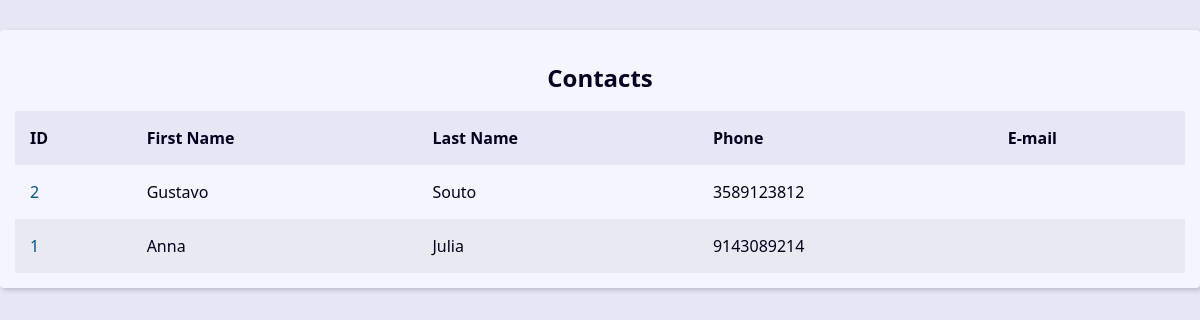
/, run on an earlier commit of the app's database.
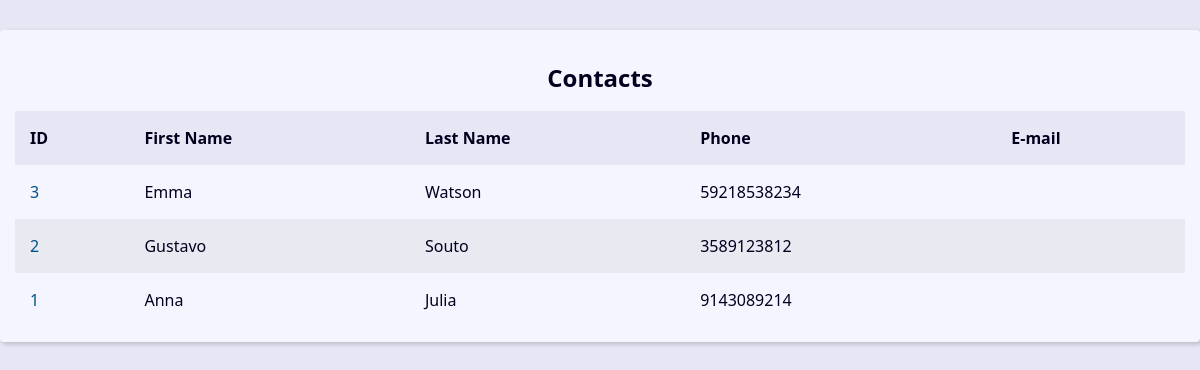
And on a later commit of the database.
### contact/models.py (models this page shows, shortened)
class Contact(models.Model):
    first_name = models.CharField(max_length=50)
    last_name = models.CharField(max_length=50)
    phone = models.CharField(max_length=50)
    email = models.EmailField(max_length=254, blank=True)
    created_date = models.DateTimeField(default=timezone.now)
    description = models.TextField(blank=True)
    show = models.BooleanField(default=True)
    picture = models.ImageField(blank=True, upload_to='pictures/%Y/%m/')
    category = models.ForeignKey(
        Category,
        on_delete=models.SET_NULL,
        blank=True, null=True
        )
    owner = models.ForeignKey(
        User,
        on_delete=models.SET_NULL,
        blank=True, null=True
        )

### contact/views/contact_views.py (the view)
# urls.py: path('', views.index, name='index'),
def index(request):
    contacts = Contact.objects \
         .filter(show=True) \
        .order_by('-id') [0:10]
    context = {
        'contacts' : contacts,
    }
    return render(
        request,
        'contact/index.html',
        context
    )

### contact/templates/contact/index.html (shortened to what this page needs)
{% extends "global/base.html" %}
{% block content %}
    <div class="responsive-table">
        <table class="contacts-table">
            <caption class="table-caption">
                Contacts
            </caption>
            <thead>
                <tr class="table-row table-row-header">
                    <th class="table-header">ID</th>
                    <th class="table-header">First Name</th>
                    <th class="table-header">Last Name</th>
                    <th class="table-header">Phone</th>
                    <th class="table-header">E-mail</th>
                </tr>
            </thead>
            <tbody>
                {% for contact in contacts %}
                    <tr class="table-row">
                        <td class="table-cel">
                            <a
                                href="{% url 'contact:contact' contact.id %}"
                                class="table-link"
                            >
                                {{ contact.id }}
                            </a>
                        </td>
                        <td class="table-cel">
                            {{ contact.first_name }}
                        </td>
                        <td class="table-cel">
                            {{ contact.last_name }}
                        </td>
                        <td class="table-cel">
                            {{ contact.phone }}
                        </td>
                        <td class="table-cel">
                        </td>
                    </tr>
                {% endfor %}
            </tbody>
        </table>
    </div>
{% endblock content %}

What changed in the data, as far as the page shows it:
added Contact: id "3", first_name "Emma", last_name "Watson", phone "59218538234"
